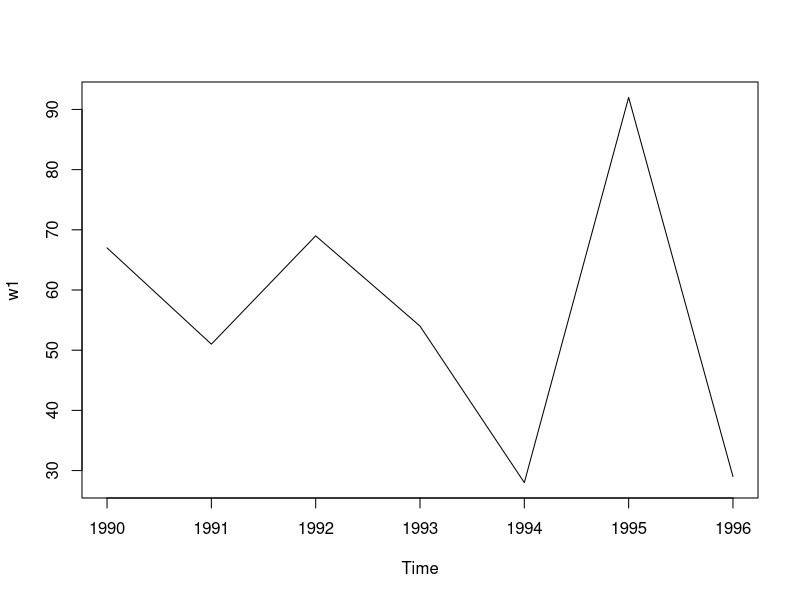
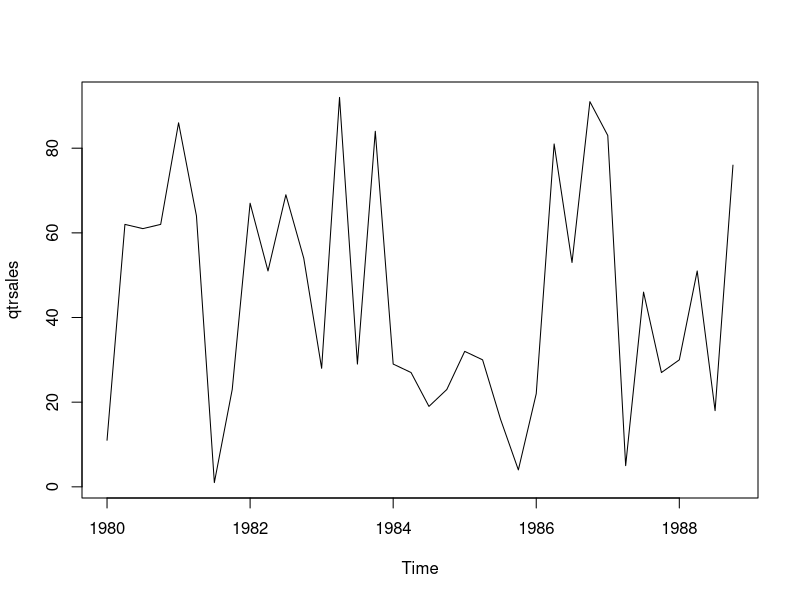

Write the R code that produced these figures, in order.
# create a time series data

#first create a vector of numerical values
# 36 observations 
set.seed(1234)
(sales = round(runif(36,0,100)))
length(sales)

#This data can be daily, weekly, monthly, quartler, yearly data
#create yearly time series : start year 1980

#Yearly----
(yearlysales = ts(sales, start=c(1980), frequency=1))
(yearlysales1 = ts(sales, start=c(1980,3), frequency=1)) 
# 3rd yr from 1980



methods(class=ts)


w1=window(yearlysales1, start=1990, end=1996)
plot(w1)


#Quarterly -----
12/4  # freq=4
(qtrsales = ts(sales, start=c(1980), frequency=4))
plot(qtrsales)
#list data from Qtr3 1980 to  1985
window(qtrsales, start=c(1980, 3), end=c(1985, 2))


#Monthly -----
12/12  # freq=12 start month=Mar/ 1990
(monsales = ts(sales, start=c(1990,3), frequency=12))

#create data from Feb 2000 to Nov 2002
(monsales1 = ts(sales, start=c(2000,2), end=c(2002,11), frequency=12))
length(monsales1)

#see subset of sales data : May 2000 to Aug 2001
window(monsales1, start=c(2000, 5), end=c(2001, 8))
